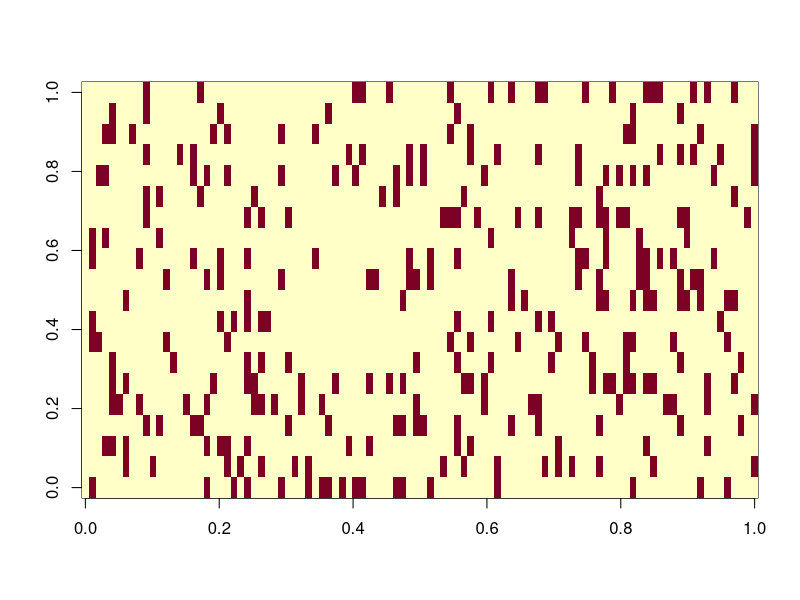
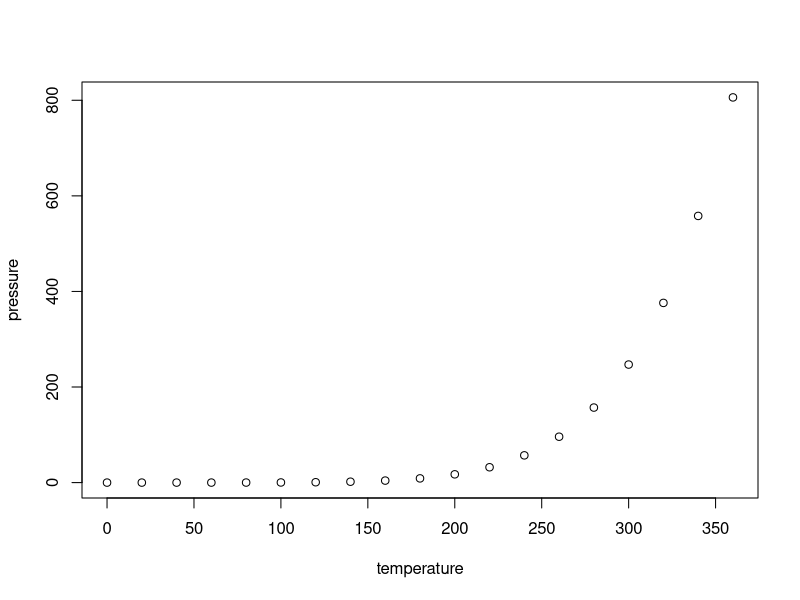

Write the R code that produced these figures, in order.
## ---- chunk 1
knitr::opts_chunk$set(echo = TRUE)
## ---- chunk 2
mtxg <- matrix(0,nrow=100,ncol=20)
mtxg[sample(1:2000,300)] <- 1 
image(mtxg)
colnames(mtxg)<-paste("gset",1:20,sep="_")

cs <- numeric(100)
cs[sample(1:100,20)] <- 1


f_zcs2gs <- function(cs,mtxg){
  apply(mtxg,2,function(x){
  x=factor(x,levels = c(0,1));
  y=factor(cs,levels = c(0,1));
  f <- fisher.test(table(cs,x))
  p <- f$p.value
  s <- ifelse(f$estimate>1,1,-1)
  s*qnorm(p/2,lower.tail = F)
  })
}

cs <- mtxg[,2]


zcs2gs <- f_zcs2gs(cs,mtxg)
f_zg2cs <- function(ga,zs2gs){
  a <- cor.test(zcs2gs,ga) # logistic regression, anova, cor.tes, bayeslm, and t.test. anova/cor.test are identical and is the best.
  p <- a$p.value
  s <- ifelse(a$estimate>1,1,-1)
  c(z=s*qnorm(p/2,lower.tail = F),p=p)
}

ga <- mtxg[which(cs==1)[1],]




x<-c(1,1,1,1,0,0,0,0)
y<-c(1,1,1,1,1,1,0,0)

cor.test(x,y)

fisher.test(table(x,y))

x


## ---- chunk 3
plot(pressure)
